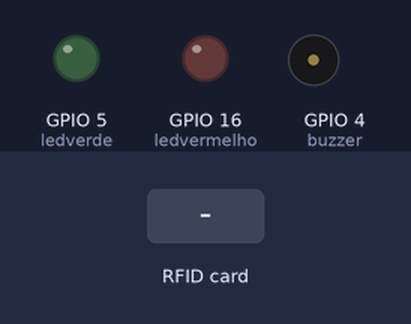
A sketch run on a simulated ESP8266 (NodeMCU). Parts: output pins drawn as LEDs (lit = HIGH), buzzer (waves = sounding). The inputs (shaded band) are chosen by the test bench. WiFi joins after 1.5 s; servers stay silent unless stated; uploads are accepted with an empty reply; pins used as bus, display or sensor lines are not drawn; what the sketch prints to the serial monitor is not drawn.

Above: at 2.7 s.
2.8 s: RFID card 5E 7A 19 C4 held to the reader
At 4.0 s:
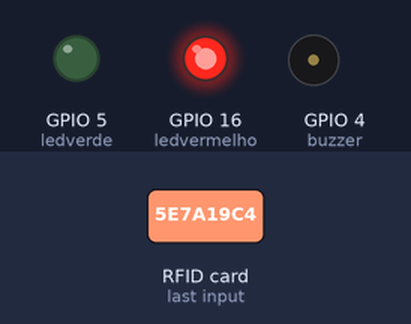
5.0 s: RFID card 5E 7A 19 C4 held to the reader
At 5.6 s:
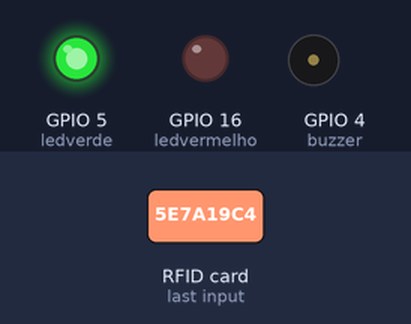
Timing chart, 0 to 8.0 s (numbered marks = the images above; inputs shaded):
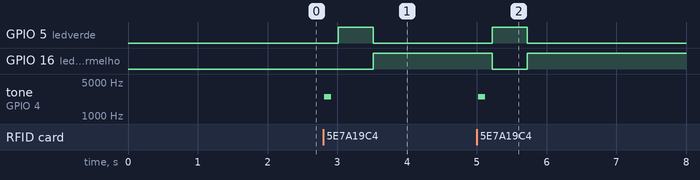

Measured:
- after the input at 2.8 s, GPIO 5 (ledverde): LOW → HIGH after 0.21 s, → LOW 0.50 s later; GPIO 16 (ledvermelho): LOW → HIGH after 0.71 s; tone on GPIO 4 (buzzer): silent → 2500 Hz at once, → silent 0.10 s later
- after the input at 5.0 s, GPIO 5 (ledverde): LOW → HIGH after 0.22 s, → LOW 0.50 s later; GPIO 16 (ledvermelho): HIGH → LOW after 0.22 s, → HIGH 0.50 s later; tone on GPIO 4 (buzzer): silent → 2500 Hz at once, → silent 0.10 s later

The sketch:

Leitor_de_cart_o_RFID.ino
```cpp
#include <ArduinoJson.h>
#include <MFRC522.h>


#define SS_PIN 2
#define RST_PIN 0
MFRC522 mfrc522(SS_PIN, RST_PIN);
#define ledverde 5
#define buzzer 4
#define ledvermelho 16


#include <WiFiClientSecure.h>
#include <ESP8266HTTPClient.h>
#include <ESP8266WiFi.h>

String id;
char st[20];
String conteudo2;
String conteudo;
const char* ssid = "GeoMK_2.4GHz";
const char* password = "geomk@666";


void setup() {

  Serial.begin(9600);
  Serial.println(ssid);
  WiFi.mode(WIFI_STA);
  WiFi.begin(ssid, password);
  while (WiFi.status() != WL_CONNECTED) {
    delay(500);
    Serial.print(".");
  }
  Serial.print("ip ");
  Serial.println(WiFi.localIP());
  pinMode (ledverde, OUTPUT);
  pinMode (ledvermelho, OUTPUT);
  pinMode (buzzer, OUTPUT);


  SPI.begin();      // Inicia  SPI bus
  mfrc522.PCD_Init();   // Inicia MFRC522
  Serial.println("Aproxime o seu cartao do leitor...");
  Serial.println();

}

void json() {

  StaticJsonDocument<1024> doc;
  JsonObject root = doc.to<JsonObject>();
  root ["ID"] = conteudo;
  serializeJsonPretty(root, Serial);

}


void loop() {
  conteudo = "";
  digitalWrite(buzzer, HIGH);


  if ( ! mfrc522.PICC_IsNewCardPresent())

  {
    return;

  }
  // Select one of the cards
  if ( ! mfrc522.PICC_ReadCardSerial())
  {

    return;
  }

  tone(buzzer, 2500, 100);//buzzer inicia
  byte letra;
  for (byte i = 0; i < mfrc522.uid.size; i++)
  {
    //Serial.print(mfrc522.uid.uidByte[i] < 0x10 ? " 0" : " ");
    //Serial.print(mfrc522.uid.uidByte[i], HEX);
    conteudo.concat(String(mfrc522.uid.uidByte[i] < 0x10 ? " 0" : " "));
    conteudo.concat(String(mfrc522.uid.uidByte[i], HEX));
    conteudo.trim();

  }


  if (conteudo != conteudo2 && conteudo != "") {

    json();


  }
  conteudo2 = conteudo;
  HTTPClient http;
  http.begin("http://172.16.8.51:8121");              //Specify request destination
  http.addHeader("Content-Type", "application/json");    //Specify content-type header

  int httpCode = http.POST(conteudo);   //Send the request
  String payload = http.getString();    //Get the response payload

  Serial.println(httpCode);   //Print HTTP return code

  http.end();  //Close connection


  digitalWrite(ledvermelho, LOW);
  digitalWrite(ledverde, HIGH);
  delay(500);
  digitalWrite(ledverde, LOW);
  digitalWrite(ledvermelho, HIGH);
  delay(500);


  noTone(buzzer);

}
```
